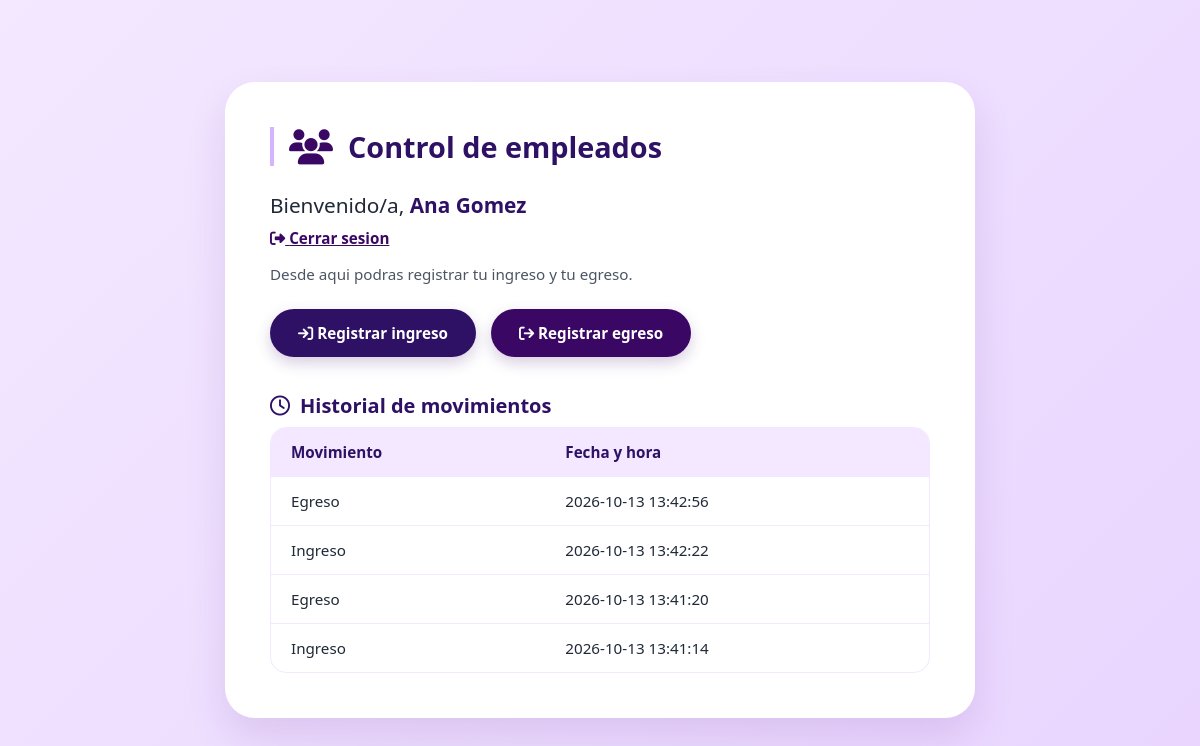
/panel.php (signed in), run on the app's committed database.
### tables this page shows
CREATE TABLE `movimientos` (
  `id` int(11) NOT NULL,
  `empleado_id` int(11) NOT NULL,
  `tipo` enum('ingreso','egreso') NOT NULL,
  `fecha_hora` datetime NOT NULL DEFAULT current_timestamp()
);

### panel.php (the view, shortened to what this page needs)
<?php
    require_once "config.php";
    $nombre = $_SESSION["empleado_nombre"];
    $apellido = $_SESSION["empleado_apellido"];
?>
<!DOCTYPE html>
<html lang="es">
    <head>
        <link rel="stylesheet" href="https://cdnjs.cloudflare.com/ajax/libs/font-awesome/6.4.0/css/all.min.css">
        <link rel="stylesheet" href="css/estilo.css">
    </head>
    <body class="panel-body">
    <div class="panel-container">
        <div class="panel-top-header">
            <div class="panel-logo-title">
                <i class="fa-solid fa-users"></i>
                <h1>Control de empleados</h1>
            </div>
        </div>
        <h2>Bienvenido/a, <span><?php echo htmlspecialchars($nombre . " " . $apellido); ?></span></h2>
        <p class="panel-subtext">
            <a href="logout.php" class="btn-logout-inline"><i class="fa-solid fa-right-from-bracket"></i> Cerrar sesion</a>
        </p>
        <p class="panel-desc-info">Desde aqui podras registrar tu ingreso y tu egreso.</p>
        <div class="action-buttons-container">
            <form action="registrar.php" method="POST">
                <button type="submit" class="btn-action-custom btn-ingreso"><i class="fa-solid fa-arrow-right-to-bracket"></i> Registrar ingreso</button>
            </form>
            <form action="registrar.php" method="POST">
                <button type="submit" class="btn-action-custom btn-egreso"><i class="fa-solid fa-arrow-right-from-bracket"></i> Registrar egreso</button>
            </form>
        </div>
        <h2 class="history-title"><i class="fa-regular fa-clock"></i> Historial de movimientos</h2>
        <?php
            $sql = "SELECT tipo, fecha_hora
                    FROM movimientos
                    WHERE empleado_id = ?
                    ORDER BY fecha_hora DESC, id DESC";
            $stmt = $conexion->prepare($sql);
            $stmt->bind_param("i", $_SESSION["empleado_id"]);
            $stmt->execute();
            $resultado = $stmt->get_result();
        ?>
        <?php if ($resultado->num_rows > 0): ?>
        <div class="table-responsive">
            <table class="content-table">
                <thead>
                    <tr>
                        <th>Movimiento</th>
                        <th>Fecha y hora</th>
                    </tr>
                </thead>
                <tbody>
                    <?php while ($movimiento = $resultado->fetch_assoc()): ?>
                        <tr>
                            <td>
                                <?php echo htmlspecialchars(ucfirst($movimiento["tipo"])); ?>
                            </td>
                            <td>
                                <?php echo htmlspecialchars($movimiento["fecha_hora"]); ?>
                            </td>
                        </tr>
                    <?php endwhile; ?>
                </tbody>
            </table>
        </div>
        <?php else: ?>
            <p class="no-records">Todavia no tenes movimientos registrados.</p>
        <?php endif; ?>
    </div>
</body>
</html>

### css/estilo.css (style rules this page uses)
* { box-sizing: border-box; margin: 0; padding: 0; font-family: 'Segoe UI', Tahoma, Geneva, Verdana, sans-serif; }
body, .index-body, .panel-body { background: linear-gradient(135deg, #f3e8ff 0%, #e9d5ff 100%); min-height: 100vh; display: flex; justify-content: center; align-items: center; padding: 20px; }
.btn-logout-inline { color: #3b0764; text-decoration: underline; font-size: 0.95rem; font-weight: 600; transition: color 0.2s; }
.panel-container { width: 100%; max-width: 750px; background: #ffffff; border-radius: 30px; box-shadow: 0 20px 40px rgba(88, 28, 135, 0.12); padding: 45px; }
.panel-top-header { display: flex; align-items: center; border-left: 4px solid #d8b4fe; padding-left: 15px; margin-bottom: 25px; }
.panel-logo-title { display: flex; align-items: center; gap: 15px; }
.panel-logo-title i { font-size: 2.2rem; color: #3b0764; }
.panel-logo-title h1 { color: #2e1065; font-size: 1.8rem; font-weight: 700; }
.panel-container > h2 { color: #1f2937; font-size: 1.3rem; font-weight: 400; margin-bottom: 8px; }
.panel-container > h2 span { font-weight: 700; color: #2e1065; }
.panel-subtext { margin-bottom: 15px; }
.panel-desc-info { color: #4b5563; font-size: 0.95rem; margin-bottom: 25px; }
.action-buttons-container { display: flex; gap: 15px; flex-wrap: wrap; margin-bottom: 35px; }
.action-buttons-container form { margin: 0; }
.btn-action-custom, .btn-action { padding: 14px 28px; border-radius: 30px; border: none; font-weight: 600; font-size: 0.95rem; cursor: pointer; transition: all 0.3s ease; box-shadow: 0 6px 15px rgba(59, 7, 100, 0.2); }
.btn-ingreso { background: #2e1065; color: #ffffff; }
.btn-egreso { background: #3b0764; color: #ffffff; }
.history-title { color: #2e1065 !important; font-size: 1.25rem !important; font-weight: 700 !important; margin-top: 10px; margin-bottom: 18px; display: flex; align-items: center; gap: 10px; }
.table-responsive { overflow-x: auto; }
.content-table { width: 100%; border-collapse: separate; border-spacing: 0; background: #ffffff; border-radius: 16px; overflow: hidden; border: 1px solid #f3e8ff; }
.content-table th { background-color: #f3e8ff; color: #2e1065; text-align: left; padding: 14px 20px; font-size: 0.95rem; font-weight: 600; }
.content-table td { padding: 14px 20px; border-top: 1px solid #f3e8ff; color: #1f2937; font-size: 0.95rem; }

### data on the page
movimientos: tipo "Egreso", fecha_hora "2026-10-13 13:42:56"
movimientos: tipo "Ingreso", fecha_hora "2026-10-13 13:42:22"
movimientos: tipo "Egreso", fecha_hora "2026-10-13 13:41:20"
movimientos: tipo "Ingreso", fecha_hora "2026-10-13 13:41:14"

### other printed values
$nombre . " " . $apellido "Ana Gomez"
